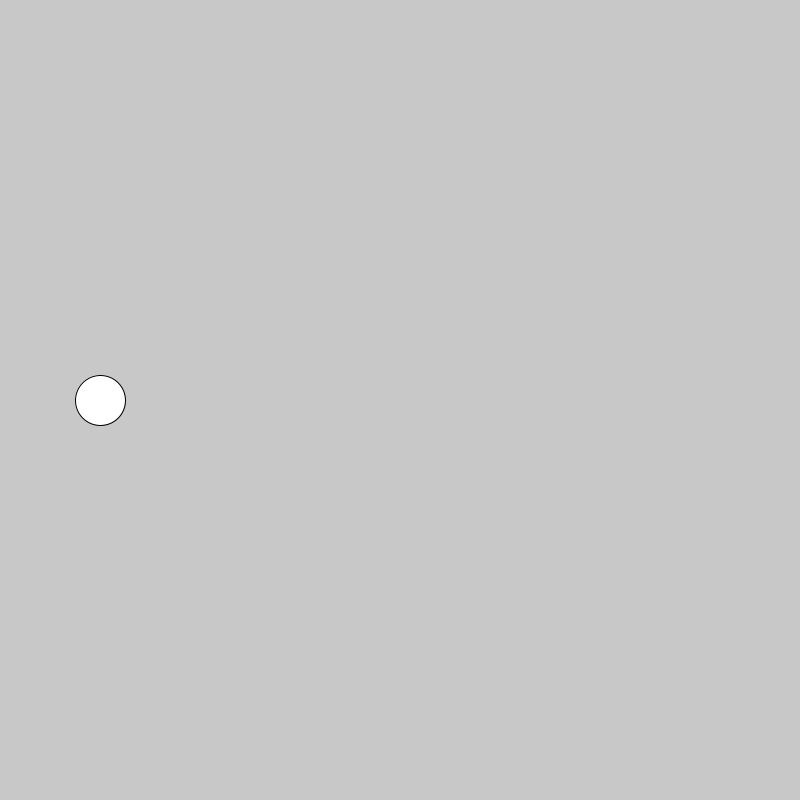
Frame 1 (no input)
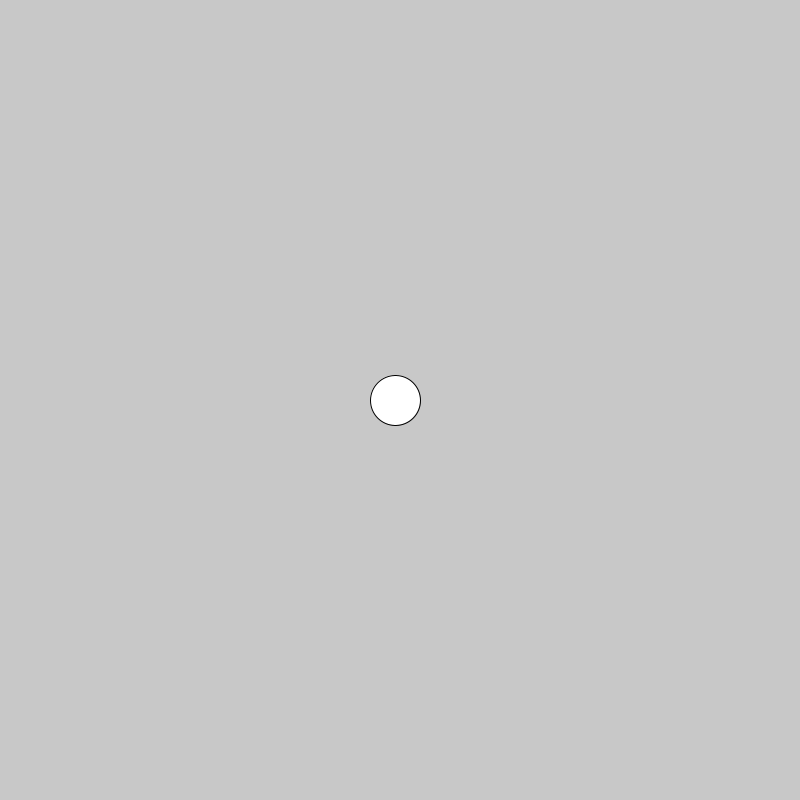
Frame 60 (the mouse pressed at the canvas centre just before this capture)
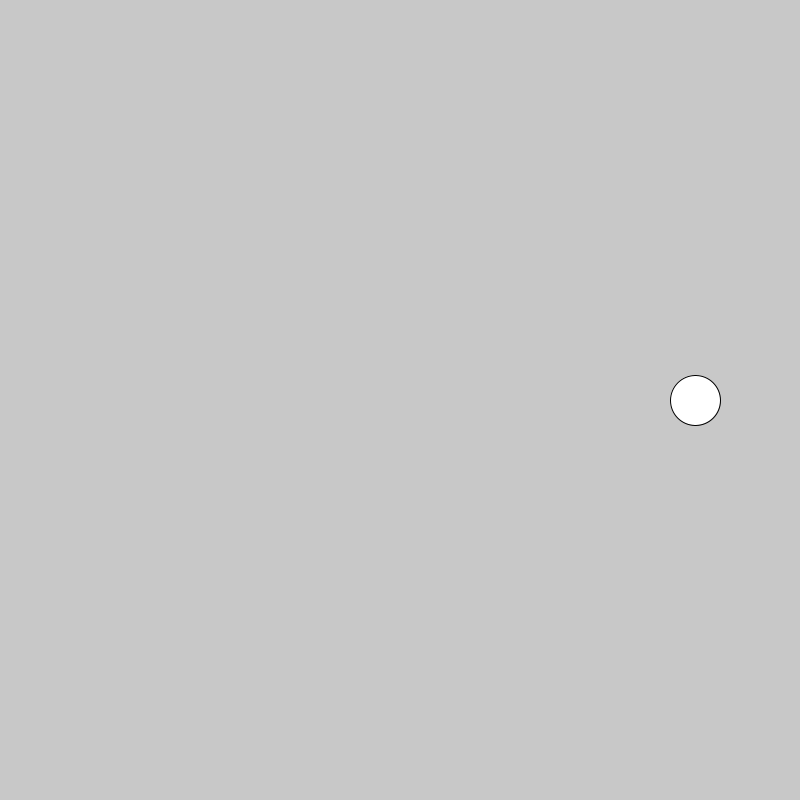
Frame 120 (the mouse held since frame 60 and released just before this capture)

The Processing sketch that drew these frames (run headless with seeded random() and noise(); from frame 60 on, the mouse is pressed at the canvas centre):

// Processing sketch: movingball
// ── movingball.pde
int posX;
int posY;
int diam;
int speed;
int xDir;
void setup() {
  size(800,800);
  posX = 100;
  posY = 400;
  diam = 50;
  speed = 5;
}
void draw() {
  background(200);
  
  ellipse(posX,posY,diam,diam);
  posX = posX + speed;
  
  if(posX + diam/2 > 800) {
    speed = speed * -1;
  }
  
  if(posX - diam/2 < 0) {
    speed = speed * -1;
  }
}
